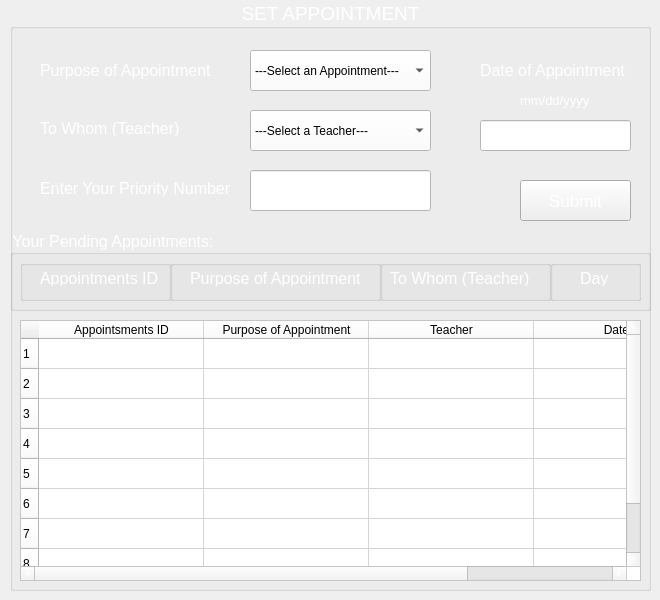
    <widget class="QWidget" name="SetAppointment">
     <widget class="QGroupBox" name="groupBox_5">
      <property name="geometry">
       <rect>
        <x>10</x>
        <y>0</y>
        <width>641</width>
        <height>591</height>
       </rect>
      </property>
      <property name="font">
       <font>
        <pointsize>14</pointsize>
       </font>
      </property>
      <property name="styleSheet">
       <string notr="true">color: rgb(255, 255, 255);</string>
      </property>
      <property name="title">
       <string>SET APPOINTMENT</string>
      </property>
      <property name="alignment">
       <set>Qt::AlignCenter</set>
      </property>
      <widget class="QLabel" name="label_12">
       <property name="geometry">
        <rect>
         <x>30</x>
         <y>60</y>
         <width>191</width>
         <height>21</height>
        </rect>
       </property>
       <property name="font">
        <font>
         <pointsize>12</pointsize>
        </font>
       </property>
       <property name="text">
        <string>Purpose of Appointment</string>
       </property>
      </widget>
      <widget class="QLabel" name="label_13">
       <property name="geometry">
        <rect>
         <x>30</x>
         <y>120</y>
         <width>151</width>
         <height>16</height>
        </rect>
       </property>
       <property name="font">
        <font>
         <pointsize>12</pointsize>
        </font>
       </property>
       <property name="text">
        <string>To Whom (Teacher)</string>
       </property>
      </widget>
      <widget class="QLabel" name="label_14">
       <property name="geometry">
        <rect>
         <x>30</x>
         <y>180</y>
         <width>201</width>
         <height>16</height>
        </rect>
       </property>
       <property name="font">
        <font>
         <pointsize>12</pointsize>
        </font>
       </property>
       <property name="text">
        <string>Enter Your Priority Number</string>
       </property>
      </widget>
      <widget class="QPushButton" name="SubmitButton">
       <property name="geometry">
        <rect>
         <x>510</x>
         <y>180</y>
         <width>111</width>
         <height>41</height>
        </rect>
       </property>
       <property name="font">
        <font>
         <pointsize>13</pointsize>
        </font>
       </property>
       <property name="text">
        <string>Submit</string>
       </property>
      </widget>
      <widget class="QGroupBox" name="groupBox_8">
       <property name="geometry">
        <rect>
         <x>0</x>
         <y>230</y>
         <width>641</width>
         <height>81</height>
        </rect>
       </property>
       <property name="font">
        <font>
         <pointsize>12</pointsize>
        </font>
       </property>
       <property name="title">
        <string>Your Pending Appointments:</string>
       </property>
       <widget class="QLabel" name="label_15">
        <property name="geometry">
         <rect>
          <x>590</x>
          <y>110</y>
          <width>47</width>
          <height>13</height>
         </rect>
        </property>
        <property name="text">
         <string>STATUS</string>
        </property>
       </widget>
       <widget class="QGroupBox" name="groupBox_20">
        <property name="geometry">
         <rect>
          <x>370</x>
          <y>30</y>
          <width>171</width>
          <height>41</height>
         </rect>
        </property>
        <property name="title">
         <string/>
        </property>
        <widget class="QLabel" name="label_27">
         <property name="geometry">
          <rect>
           <x>10</x>
           <y>10</y>
           <width>151</width>
           <height>16</height>
          </rect>
         </property>
         <property name="font">
          <font>
           <pointsize>12</pointsize>
          </font>
         </property>
         <property name="text">
          <string>To Whom (Teacher)</string>
         </property>
        </widget>
       </widget>
       <widget class="QGroupBox" name="groupBox_21">
        <property name="geometry">
         <rect>
          <x>10</x>
          <y>30</y>
          <width>151</width>
          <height>41</height>
         </rect>
        </property>
        <property name="title">
         <string/>
        </property>
        <widget class="QLabel" name="label_28">
         <property name="geometry">
          <rect>
           <x>20</x>
           <y>10</y>
           <width>121</width>
           <height>16</height>
          </rect>
         </property>
         <property name="font">
          <font>
           <pointsize>12</pointsize>
          </font>
         </property>
         <property name="text">
          <string>Appointments ID</string>
         </property>
        </widget>
       </widget>
       <widget class="QGroupBox" name="groupBox_22">
        <property name="geometry">
         <rect>
          <x>160</x>
          <y>30</y>
          <width>211</width>
          <height>41</height>
         </rect>
        </property>
        <property name="title">
         <string/>
        </property>
        <widget class="QLabel" name="label_29">
         <property name="geometry">
          <rect>
           <x>20</x>
           <y>10</y>
           <width>181</width>
           <height>16</height>
          </rect>
         </property>
         <property name="font">
          <font>
           <pointsize>12</pointsize>
          </font>
         </property>
         <property name="text">
          <string>Purpose of Appointment</string>
         </property>
        </widget>
       </widget>
       <widget class="QGroupBox" name="groupBox_23">
        <property name="geometry">
         <rect>
          <x>540</x>
          <y>30</y>
          <width>91</width>
          <height>41</height>
         </rect>
        </property>
        <property name="title">
         <string/>
        </property>
        <widget class="QLabel" name="label_30">
         <property name="geometry">
          <rect>
           <x>30</x>
           <y>10</y>
           <width>41</width>
           <height>16</height>
          </rect>
         </property>
         <property name="font">
          <font>
           <pointsize>12</pointsize>
          </font>
         </property>
         <property name="text">
          <string>Day</string>
         </property>
        </widget>
       </widget>
      </widget>
      <widget class="QLabel" name="label_16">
       <property name="geometry">
        <rect>
         <x>470</x>
         <y>60</y>
         <width>151</width>
         <height>21</height>
        </rect>
       </property>
       <property name="font">
        <font>
         <pointsize>12</pointsize>
        </font>
       </property>
       <property name="text">
        <string>Date of Appointment</string>
       </property>
      </widget>
      <widget class="QLineEdit" name="lineEdit_2">
       <property name="geometry">
        <rect>
         <x>240</x>
         <y>170</y>
         <width>181</width>
         <height>41</height>
        </rect>
       </property>
       <property name="styleSheet">
        <string notr="true">color: rgb(0, 0, 0);
background-color: rgb(255, 255, 255);</string>
       </property>
      </widget>
      <widget class="QComboBox" name="comboBox">
       <property name="geometry">
        <rect>
         <x>240</x>
         <y>50</y>
         <width>181</width>
         <height>41</height>
        </rect>
       </property>
       <property name="layoutDirection">
        <enum>Qt::LeftToRight</enum>
       </property>
       <property name="styleSheet">
        <string notr="true">color: rgb(0, 0, 0);
background-color: rgb(255, 255, 255);</string>
       </property>
       <item>
        <property name="text">
         <string>---Select an Appointment---</string>
        </property>
       </item>
       <item>
        <property name="text">
         <string>Grade Consultation</string>
        </property>
       </item>
       <item>
        <property name="text">
         <string>Inquire about Course</string>
        </property>
       </item>
       <item>
        <property name="text">
         <string>Add / Drop Subjects</string>
        </property>
       </item>
       <item>
        <property name="text">
         <string>Others</string>
        </property>
       </item>
      </widget>
      <widget class="QComboBox" name="comboBox_2">
       <property name="geometry">
        <rect>
         <x>240</x>
         <y>110</y>
         <width>181</width>
         <height>41</height>
        </rect>
       </property>
       <property name="layoutDirection">
        <enum>Qt::LeftToRight</enum>
       </property>
       <property name="styleSheet">
        <string notr="true">color: rgb(0, 0, 0);
background-color: rgb(255, 255, 255);</string>
       </property>
       <item>
        <property name="text">
         <string>---Select a Teacher---</string>
        </property>
       </item>
       <item>
        <property name="text">
         <string>Jun Rangie Obispo - CSChairman</string>
        </property>
       </item>
       <item>
        <property name="text">
         <string>Cristina Amor Cajilla - IS Chairman</string>
        </property>
       </item>
       <item>
        <property name="text">
         <string>Maria Ramilla Jimenez - IT Coordinator</string>
        </property>
       </item>
      </widget>
      <widget class="QLabel" name="label_21">
       <property name="geometry">
        <rect>
         <x>510</x>
         <y>90</y>
         <width>71</width>
         <height>20</height>
        </rect>
       </property>
       <property name="font">
        <font>
         <pointsize>10</pointsize>
        </font>
       </property>
       <property name="text">
        <string>mm/dd/yyyy</string>
       </property>
      </widget>
      <widget class="QTableWidget" name="tableWidget">
       <property name="geometry">
        <rect>
         <x>10</x>
         <y>320</y>
         <width>621</width>
         <height>261</height>
        </rect>
       </property>
       <property name="styleSheet">
        <string notr="true">color: rgb(0, 0, 0);
background-color: rgb(255, 255, 255);</string>
       </property>
       <attribute name="horizontalHeaderDefaultSectionSize">
        <number>165</number>
       </attribute>
       <row>
        <property name="text">
         <string>1</string>
        </property>
       </row>
       <row>
        <property name="text">
         <string>2</string>
        </property>
       </row>
       <row>
        <property name="text">
         <string>3</string>
        </property>
       </row>
       <row>
        <property name="text">
         <string>4</string>
        </property>
       </row>
       <row>
        <property name="text">
         <string>5</string>
        </property>
       </row>
       <row>
        <property name="text">
         <string>6</string>
        </property>
       </row>
       <row>
        <property name="text">
         <string>7</string>
        </property>
       </row>
       <row>
        <property name="text">
         <string>8</string>
        </property>
       </row>
       <row>
        <property name="text">
         <string>10</string>
        </property>
       </row>
       <column>
        <property name="text">
         <string>Appointsments ID</string>
        </property>
       </column>
       <column>
        <property name="text">
         <string>Purpose of Appointment</string>
        </property>
       </column>
       <column>
        <property name="text">
         <string>Teacher</string>
        </property>
       </column>
       <column>
        <property name="text">
         <string>Date</string>
        </property>
       </column>
      </widget>
      <widget class="QLineEdit" name="entry_date">
       <property name="geometry">
        <rect>
         <x>470</x>
         <y>120</y>
         <width>151</width>
         <height>31</height>
        </rect>
       </property>
       <property name="styleSheet">
        <string notr="true">color: rgb(0, 0, 0);
background-color: rgb(255, 255, 255);</string>
       </property>
       <property name="alignment">
        <set>Qt::AlignCenter</set>
       </property>
      </widget>
     </widget>
    </widget>
